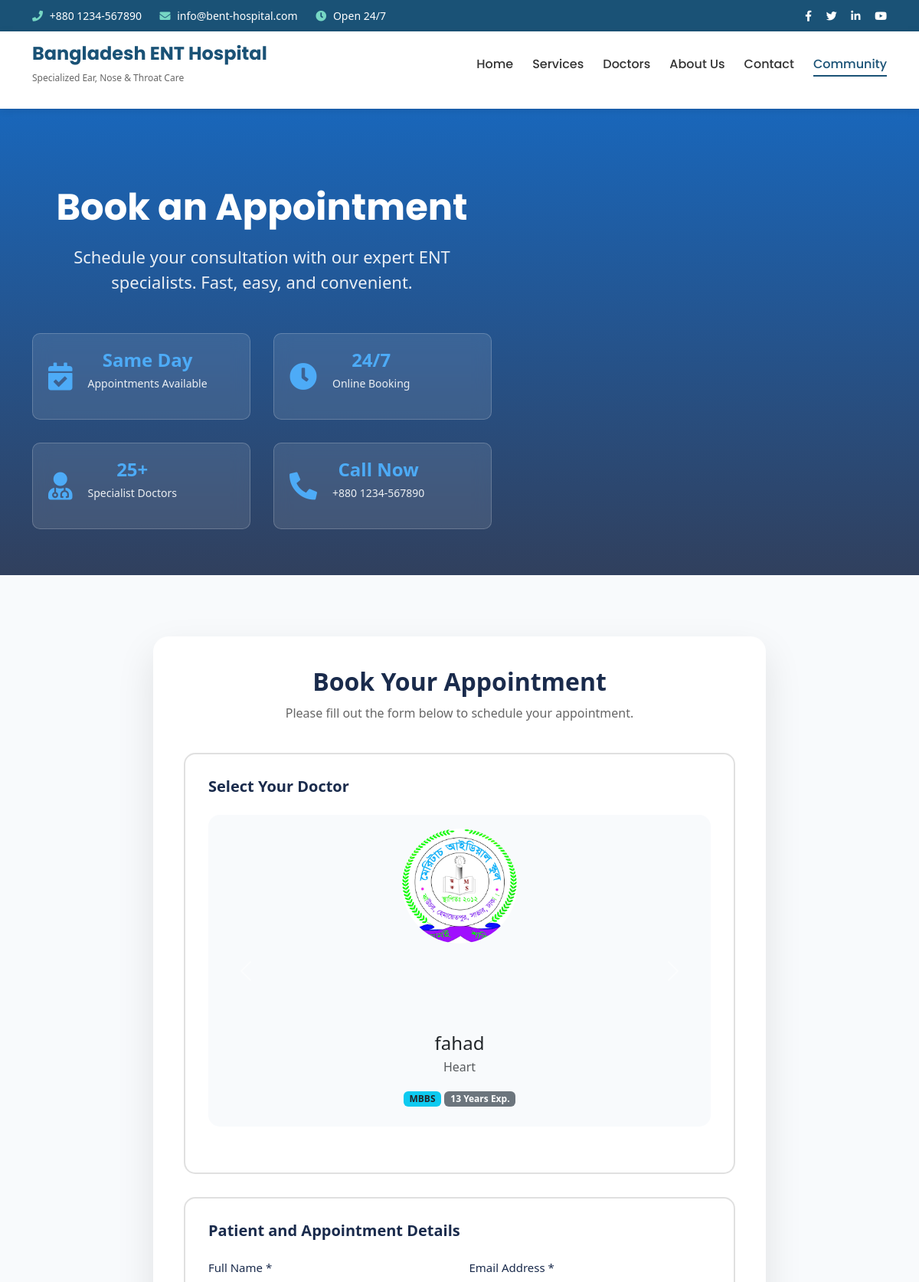
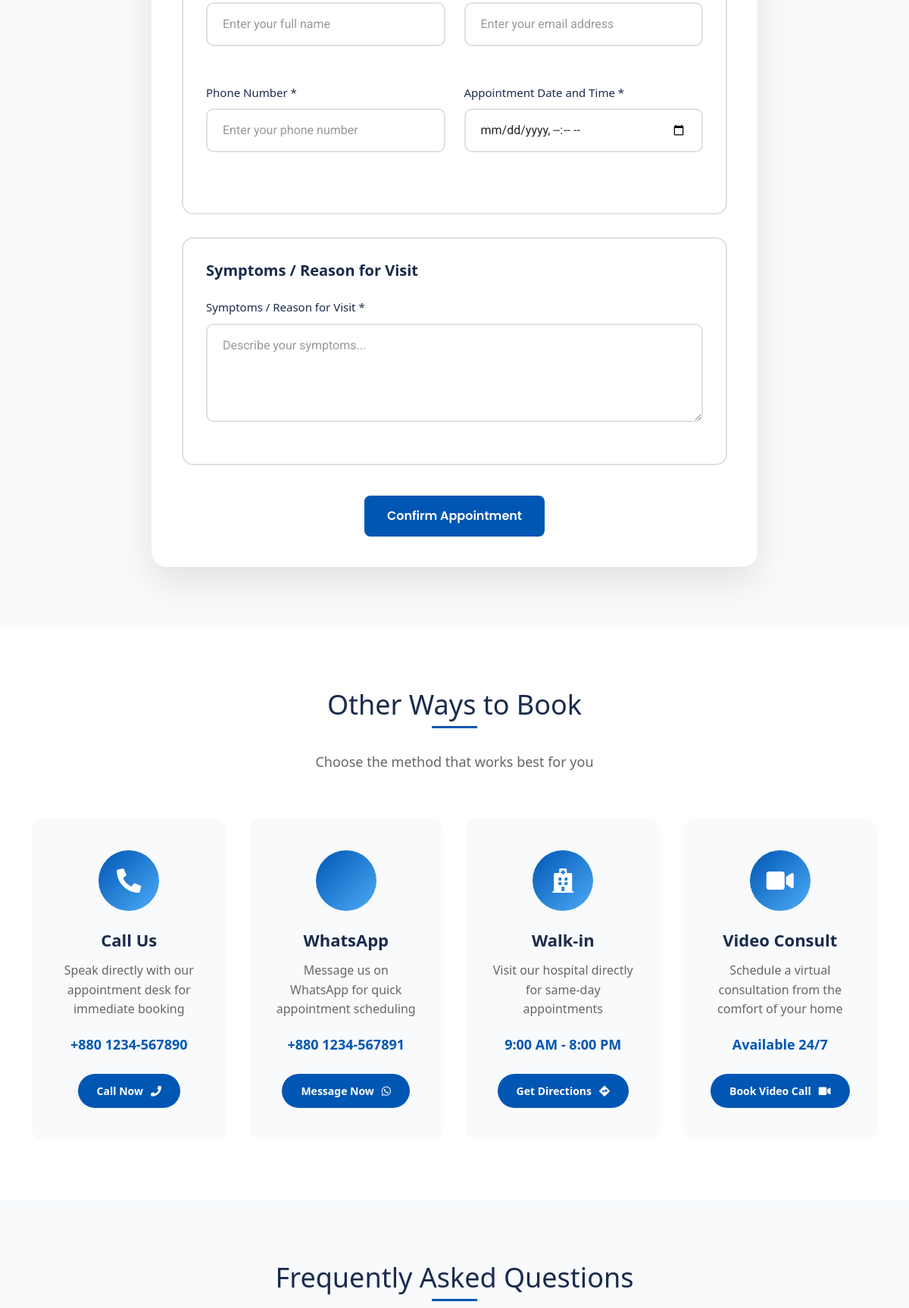
/appointment/ (upper part), run on the app's committed database (2 pictures, top to bottom).
### benthapp/models.py (models this page shows, shortened)
class Doctor(models.Model):
    name = models.CharField(max_length=100)
    specialty = models.ForeignKey(Specialty, on_delete=models.CASCADE)
    qualification = models.CharField(max_length=200)
    experience_years = models.PositiveIntegerField()
    rating = models.DecimalField(max_digits=3, decimal_places=1)
    image = models.ImageField(upload_to='doctors/')
    slug = models.SlugField(unique=True)

class Specialty(models.Model):
    name = models.CharField(max_length=100)

### benthapp/views.py (the view)
# urls.py: path("appointment/", views.appointment, name="appointment"),
def appointment(request):
    if request.method == 'POST':
        form = AppointmentForm(request.POST)
        if form.is_valid():
            appointment_instance = form.save(commit=False)
            appointment_instance.status = 'Pending' # Set default status
            appointment_instance.save()
            request.session['last_appointment_id'] = appointment_instance.id
            return redirect(reverse('appointment_success')) # Assuming you have an appointment_success URL
        else:
            doctors = Doctor.objects.all()
            return render(request, "appointment.html", {'form': form, 'doctors': doctors})
    else:
        form = AppointmentForm()
        doctors = Doctor.objects.all()
    return render(request, "appointment.html", {'form': form, 'doctors': doctors})

### Templates/appointment.html (shortened to what this page needs)
{% extends 'main.html' %}
{% load static %}
{% block content %}
    <section class="appointment-hero">
        <div class="container">
            <div class="hero-content">
                <h1>Book an Appointment</h1>
                <p class="hero-subtitle">Schedule your consultation with our expert ENT specialists. Fast, easy, and convenient.</p>
                <div class="appointment-stats">
                    <div class="stat-item">
                        <i class="fas fa-calendar-check"></i>
                        <div>
                            <h3>Same Day</h3>
                            <p>Appointments Available</p>
                        </div>
                    </div>
                    <div class="stat-item">
                        <i class="fas fa-clock"></i>
                        <div>
                            <h3>24/7</h3>
                            <p>Online Booking</p>
                        </div>
                    </div>
                    <div class="stat-item">
                        <i class="fas fa-user-md"></i>
                        <div>
                            <h3>25+</h3>
                            <p>Specialist Doctors</p>
                        </div>
                    </div>
                    <div class="stat-item">
                        <i class="fas fa-phone-alt"></i>
                        <div>
                            <h3>Call Now</h3>
                            <p>+880 1234-567890</p>
                        </div>
                    </div>
                </div>
            </div>
        </div>
    </section>
    <section class="appointment-booking">
        <div class="container">
            <div class="booking-container-simple">
                <div class="step-header">
                    <h2>Book Your Appointment</h2>
                    <p>Please fill out the form below to schedule your appointment.</p>
                </div>
                <form method="post" action="{% url 'appointment' %}" novalidate>
                    <div class="form-section">
                        <h3>Select Your Doctor</h3>
                        <div id="doctorCarousel" class="carousel slide">
                            <div class="carousel-inner">
                                {% for doctor_obj in doctors %}
                                    <div class="carousel-item {% if form.doctor.value|stringformat:"s" == doctor_obj.pk|stringformat:"s" %}active selected-doctor-card{% elif forloop.first %}active{% endif %}">
                                        <label class="d-flex flex-column align-items-center text-center p-3 doctor-selectable-card" for="id_doctor_{{ doctor_obj.pk }}">
                                            <div class="doctor-image mb-3">
                                                <img src="{% if doctor_obj.image %}{{ doctor_obj.image.url }}{% else %}{% static 'images/default-doctor.jpg' %}{% endif %}" class="rounded-circle" alt="{{ doctor_obj.name }}" style="width: 150px; height: 150px; object-fit: cover;">
                                            </div>
                                            <h4 class="mb-1">{{ doctor_obj.name }}</h4>
                                            <p class="text-muted">{{ doctor_obj.specialty.name }}</p>
                                            <div class="doctor-specialties mb-2">
                                                <span class="badge bg-info text-dark">{{ doctor_obj.qualification }}</span>
                                                <span class="badge bg-secondary">{{ doctor_obj.experience_years }} Years Exp.</span>
                                            </div>
                                        </label>
                                    </div>
                                {% endfor %}
                            </div>
                            <button class="carousel-control-prev" type="button" data-bs-target="#doctorCarousel" data-bs-slide="prev">
                                <span class="carousel-control-prev-icon" aria-hidden="true"></span>
                            </button>
                            <button class="carousel-control-next" type="button" data-bs-target="#doctorCarousel" data-bs-slide="next">
                                <span class="carousel-control-next-icon" aria-hidden="true"></span>
                            </button>
                        </div>
                    </div>
                    <div class="form-section">
                        <h3>Patient and Appointment Details</h3>
                        <div class="form-row">
                            <div class="form-group">
                                <label for="{{ form.patient_name.id_for_label }}">Full Name *</label>
                                {{ form.patient_name }}
                            </div>
                            <div class="form-group">
                                <label for="{{ form.patient_email.id_for_label }}">Email Address *</label>
                                {{ form.patient_email }}
                            </div>
                        </div>
                        <div class="form-row">
                            <div class="form-group">
                                <label for="{{ form.patient_phone.id_for_label }}">Phone Number *</label>
                                {{ form.patient_phone }}
                            </div>
                            <div class="form-group">
                                <label for="{{ form.appointment_date.id_for_label }}">Appointment Date and Time *</label>
                                {{ form.appointment_date }}
                            </div>
                        </div>
                    </div>
                    <div class="form-section">
                        <h3>Symptoms / Reason for Visit</h3>
                        <div class="form-group">
                            <label for="{{ form.symptoms.id_for_label }}">Symptoms / Reason for Visit *</label>
                            {{ form.symptoms }}
                        </div>
                    </div>
                    <div class="form-actions">
                        <button type="submit" class="btn btn-primary">Confirm Appointment</button>
                    </div>
                </form>
            </div>
        </div>
    </section>
    <section class="quick-options">
        <div class="container">
            <div class="section-header">
                <h2>Other Ways to Book</h2>
                <p class="section-subtitle">Choose the method that works best for you</p>
            </div>
            <div class="options-grid">
                <div class="option-card">
                    <div class="option-icon">
                        <i class="fas fa-phone-alt"></i>
                    </div>
                    <h3>Call Us</h3>
                    <p>Speak directly with our appointment desk for immediate booking</p>
                    <div class="phone-number">+880 1234-567890</div>
                    <a href="tel:+8801234567890" class="option-link">Call Now <i class="fas fa-phone"></i></a>
                </div>
                <div class="option-card">
                    <div class="option-icon">
                        <i class="fas fa-whatsapp"></i>
                    </div>
                    <h3>WhatsApp</h3>
                    <p>Message us on WhatsApp for quick appointment scheduling</p>
                    <div class="whatsapp-number">+880 1234-567891</div>
                    <a href="https://wa.me/8801234567891" target="_blank" class="option-link">Message Now <i class="fab fa-whatsapp"></i></a>
                </div>
                <div class="option-card">
                    <div class="option-icon">
                        <i class="fas fa-hospital"></i>
                    </div>
                    <h3>Walk-in</h3>
                    <p>Visit our hospital directly for same-day appointments</p>
                    <div class="timing">9:00 AM - 8:00 PM</div>
                    <a href="#" class="option-link">Get Directions <i class="fas fa-directions"></i></a>
                </div>
                <div class="option-card">
                    <div class="option-icon">
                        <i class="fas fa-video"></i>
                    </div>
                    <h3>Video Consult</h3>
                    <p>Schedule a virtual consultation from the comfort of your home</p>
                    <div class="availability">Available 24/7</div>
                    <a href="#" class="option-link">Book Video Call <i class="fas fa-video"></i></a>
                </div>
            </div>
        </div>
    </section>
    <section class="appointment-faq">
        <div class="container">
            <div class="section-header">
                <h2>Frequently Asked Questions</h2>
            </div>
        </div>
    </section>
{% endblock  %}

### static/css/index.css (style rules this page uses)
* { margin: 0; padding: 0; box-sizing: border-box; }
body { font-family: 'Roboto', sans-serif; line-height: 1.6; color: #333; }
.container { max-width: 1200px; margin: 0 auto; padding: 0 20px; }
.hero-content { max-width: 600px; }
.btn-primary { display: inline-block; background: #76d7c4; color: white; padding: 12px 30px; border-radius: 5px; text-decoration: none; font-weight: 600; transition: background 0.3s; border: none; cursor: pointer; font-family: 'Poppins', sans-serif; }

### static/css/services.css (style rules this page uses)
.section-subtitle { font-size: 18px; color: #666; line-height: 1.8; }

### static/css/contact.css (style rules this page uses)
.hero-content h1 { font-size: 48px; margin-bottom: 20px; font-weight: 700; font-family: 'Poppins', sans-serif; }
.hero-subtitle { font-size: 22px; margin-bottom: 40px; opacity: 0.9; max-width: 600px; margin-left: auto; margin-right: auto; }
.section-header { text-align: center; margin-bottom: 60px; }
.section-header h2 { font-size: 36px; color: #1a2b4c; margin-bottom: 15px; position: relative; display: inline-block; }
.section-header h2::after { content: ''; position: absolute; bottom: -10px; left: 50%; transform: translateX(-50%); width: 60px; height: 3px; background: #0056b3; }
.section-subtitle { font-size: 18px; color: #666; max-width: 700px; margin: 25px auto 0; line-height: 1.6; }
.form-row { display: grid; grid-template-columns: 1fr 1fr; gap: 25px; margin-bottom: 25px; }
.form-group { margin-bottom: 25px; }
.form-group label { display: block; margin-bottom: 10px; font-weight: 500; color: #1a2b4c; font-size: 15px; display: flex; align-items: center; gap: 8px; }
.form-group input, .form-group select, .form-group textarea { width: 100%; padding: 15px 20px; border: 2px solid #e0e0e0; border-radius: 10px; font-family: 'Roboto', sans-serif; font-size: 16px; transition: all 0.3s; background: white; }
.form-group input::placeholder, .form-group textarea::placeholder { color: #999; }

### static/css/about.css (style rules this page uses)
.hero-content h1 { font-size: 48px; margin-bottom: 20px; font-weight: 700; font-family: 'Poppins', sans-serif; }
.hero-subtitle { font-size: 22px; margin-bottom: 40px; opacity: 0.9; max-width: 600px; margin-left: auto; margin-right: auto; }
.stat-item { background: rgba(255, 255, 255, 0.1); padding: 25px 15px; border-radius: 10px; backdrop-filter: blur(10px); border: 1px solid rgba(255, 255, 255, 0.2); transition: transform 0.3s, background 0.3s; }
.stat-item h3 { font-size: 36px; font-weight: 700; margin-bottom: 10px; color: #4dabf7; }
.stat-item p { font-size: 14px; opacity: 0.9; }
.section-header { text-align: center; margin-bottom: 60px; }
.section-header h2 { font-size: 36px; color: #1a2b4c; margin-bottom: 15px; position: relative; display: inline-block; }
.section-header h2::after { content: ''; position: absolute; bottom: -10px; left: 50%; transform: translateX(-50%); width: 60px; height: 3px; background: #0056b3; }
.section-subtitle { font-size: 18px; color: #666; max-width: 700px; margin: 25px auto 0; line-height: 1.6; }

### static/css/Doctors.css (style rules this page uses)
.doctor-image { position: relative; width: 250px; height: 250px; overflow: hidden; border-radius: 50%; margin: 0 auto; }
.doctor-image img { width: 100%; height: 100%; object-fit: cover; transition: transform 0.5s; }

### static/css/events.css (style rules this page uses)
.hero-content h1 { font-size: 48px; margin-bottom: 20px; font-weight: 700; font-family: 'Poppins', sans-serif; }
.hero-subtitle { font-size: 22px; margin-bottom: 40px; opacity: 0.9; max-width: 700px; margin-left: auto; margin-right: auto; }
.stat-item { background: rgba(255, 255, 255, 0.1); padding: 25px 15px; border-radius: 10px; backdrop-filter: blur(10px); border: 1px solid rgba(255, 255, 255, 0.2); transition: transform 0.3s, background 0.3s; }
.stat-item h3 { font-size: 36px; font-weight: 700; margin-bottom: 10px; color: #4dabf7; }
.stat-item p { font-size: 14px; opacity: 0.9; }
.section-header { text-align: center; margin-bottom: 60px; }
.section-header h2 { font-size: 36px; color: #1a2b4c; margin-bottom: 15px; position: relative; display: inline-block; }
.section-header h2::after { content: ''; position: absolute; bottom: -10px; left: 50%; transform: translateX(-50%); width: 60px; height: 3px; background: #0056b3; }
.section-subtitle { font-size: 18px; color: #666; max-width: 700px; margin: 25px auto 0; line-height: 1.6; }

### data on the page
Doctor: image (picture), name "fahad", specialty.name "Heart", qualification "MBBS", experience_years "13"
